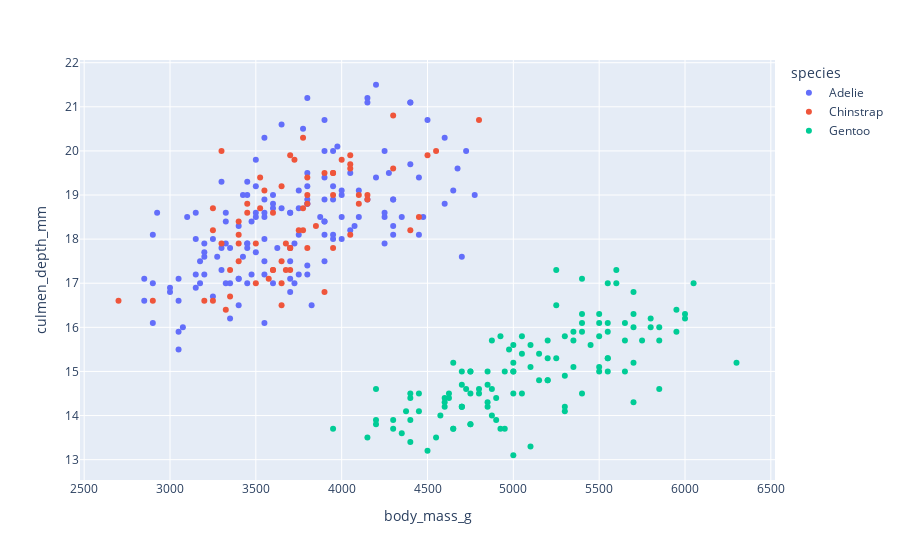

Notebook source saved alongside this figure:
### Code cell
px.scatter(data_frame=df_size, x='body_mass_g', y='culmen_depth_mm', color='species')

### Figure 1 — Plotly figure (JSON) as saved in the notebook; plotly's stock layout.template omitted (floating-point values rounded to 4 significant figures; data arrays with more than 128 entries replaced by an {"elided": "..."} marker saying what was removed)
{"data": [{"hovertemplate": "species=Adelie<br>body_mass_g=%{x}<br>culmen_depth_mm=%{y}<extra></extra>", "legendgroup": "Adelie", "marker": {"color": "#636efa", "symbol": "circle"}, "mode": "markers", "name": "Adelie", "orientation": "v", "showlegend": true, "type": "scatter", "x": {"elided": "146 int values"}, "xaxis": "x", "y": {"elided": "146 float values"}, "yaxis": "y"}, {"hovertemplate": "species=Chinstrap<br>body_mass_g=%{x}<br>culmen_depth_mm=%{y}<extra></extra>", "legendgroup": "Chinstrap", "marker": {"color": "#EF553B", "symbol": "circle"}, "mode": "markers", "name": "Chinstrap", "orientation": "v", "showlegend": true, "type": "scatter", "x": [3500, 3900, 3650, 3525, 3725, 3950, 3250, 3750, 4150, 3700, 3800, 3775, 3700, 4050, 3575, 4050, 3300, 3700, 3450, 4400, 3600, 3400, 2900, 3800, 3300, 4150, 3400, 3800, 3700, 4550, 3200, 4300, 3350, 4100, 3600, 3900, 3850, 4800, 2700, 4500, 3950, 3650, 3550, 3500, 3675, 4450, 3400, 4300, 3250, 3675, 3325, 3950, 3600, 4050, 3350, 3450, 3250, 4050, 3800, 3525, 3950, 3650, 3650, 4000, 3400, 3775, 4100, 3775], "xaxis": "x", "y": [17.9, 19.5, 19.2, 18.7, 19.8, 17.8, 18.2, 18.2, 18.9, 19.9, 17.8, 20.3, 17.3, 18.1, 17.1, 19.6, 20, 17.8, 18.6, 18.2, 17.3, 17.5, 16.6, 19.4, 17.9, 19, 18.4, 19, 17.8, 20, 16.6, 20.8, 16.7, 18.8, 18.6, 16.8, 18.3, 20.7, 16.6, 19.9, 19.5, 17.5, 19.1, 17, 17.9, 18.5, 17.9, 19.6, 18.7, 17.3, 16.4, 19, 17.3, 19.7, 17.3, 18.8, 16.6, 19.9, 18.8, 19.4, 19.5, 16.5, 17, 19.8, 18.1, 18.2, 19, 18.7], "yaxis": "y"}, {"hovertemplate": "species=Gentoo<br>body_mass_g=%{x}<br>culmen_depth_mm=%{y}<extra></extra>", "legendgroup": "Gentoo", "marker": {"color": "#00cc96", "symbol": "circle"}, "mode": "markers", "name": "Gentoo", "orientation": "v", "showlegend": true, "type": "scatter", "x": [4500, 5700, 4450, 5700, 5400, 4550, 4800, 5200, 4400, 5150, 4650, 5550, 4650, 5850, 4200, 5850, 4150, 6300, 4800, 5350, 5700, 5000, 4400, 5050, 5000, 5100, 5650, 4600, 5550, 5250, 4700, 5050, 6050, 5150, 5400, 4950, 5250, 4350, 5350, 3950, 5700, 4300, 4750, 5550, 4900, 4200, 5400, 5100, 5300, 4850, 5300, 4400, 5000, 4900, 5050, 4300, 5000, 4450, 5550, 4200, 5300, 4400, 5650, 4700, 5700, 5800, 4700, 5550, 4750, 5000, 5100, 5200, 4700, 5800, 4600, 6000, 4750, 5950, 4625, 5450, 4725, 5350, 4750, 5600, 4600, 5300, 4875, 5550, 4950, 5400, 4750, 5650, 4850, 5200, 4925, 4875, 4625, 5250, 4850, 5600, 4975, 5500, 5500, 4700, 5500, 4575, 5500, 5000, 5950, 4650, 5500, 4375, 5850, 4875, 6000, 4925, 4850, 5750, 5200, 5400], "xaxis": "x", "y": [13.2, 16.3, 14.1, 15.2, 14.5, 13.5, 14.6, 15.3, 13.4, 15.4, 13.7, 16.1, 13.7, 14.6, 14.6, 15.7, 13.5, 15.2, 14.5, 15.1, 14.3, 14.5, 14.5, 15.8, 13.1, 15.1, 15, 14.3, 15.3, 15.3, 14.2, 14.5, 17, 14.8, 16.3, 13.7, 17.3, 13.6, 15.7, 13.7, 16, 13.7, 15, 15.9, 13.9, 13.9, 15.9, 13.3, 15.8, 14.2, 14.1, 14.4, 15, 14.4, 15.4, 13.9, 15, 14.5, 15.3, 13.8, 14.9, 13.9, 15.7, 14.2, 16.8, 16.2, 14.2, 15, 15, 15.6, 15.6, 14.8, 15, 16, 14.2, 16.3, 13.8, 16.4, 14.5, 15.6, 14.6, 15.9, 13.8, 17.3, 14.4, 14.2, 14, 17, 15, 17.1, 14.5, 16.1, 14.7, 15.7, 15.8, 14.6, 14.4, 16.5, 15, 17, 15.5, 15, 16.1, 14.7, 15.8, 14, 15.1, 15.2, 15.9, 15.2, 16.3, 14.1, 16, 15.7, 16.2, 13.7, 14.3, 15.7, 14.8, 16.1], "yaxis": "y"}], "layout": {"legend": {"title": {"text": "species"}, "tracegroupgap": 0}, "margin": {"t": 60}, "xaxis": {"anchor": "y", "domain": [0, 1], "title": {"text": "body_mass_g"}}, "yaxis": {"anchor": "x", "domain": [0, 1], "title": {"text": "culmen_depth_mm"}}}}
